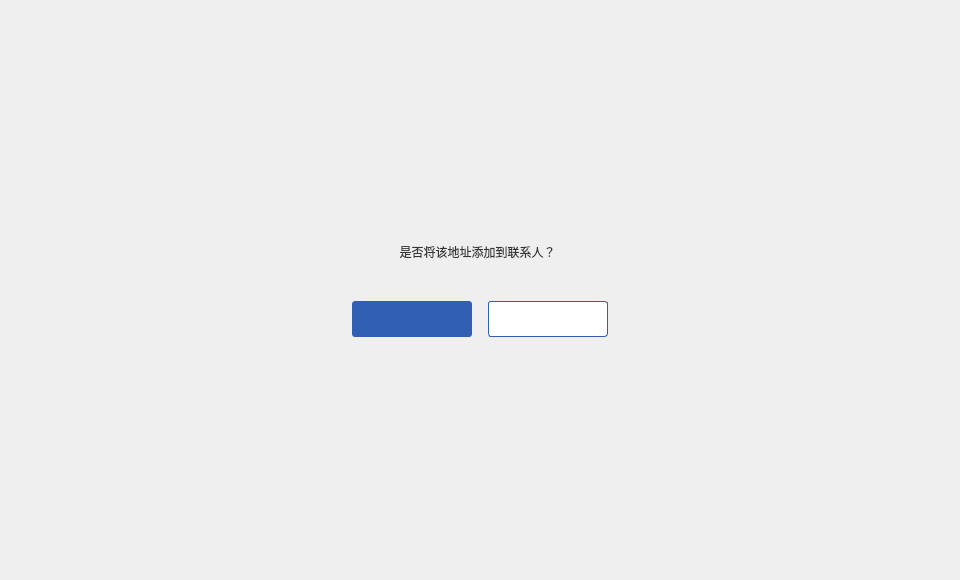
<?xml version="1.0" encoding="UTF-8"?>
<ui version="4.0">
 <class>CommonDialog</class>
 <widget class="QDialog" name="CommonDialog">
  <property name="geometry">
   <rect>
    <x>0</x>
    <y>0</y>
    <width>960</width>
    <height>580</height>
   </rect>
  </property>
  <property name="windowTitle">
   <string>Dialog</string>
  </property>
  <widget class="QWidget" name="widget" native="true">
   <property name="geometry">
    <rect>
     <x>0</x>
     <y>0</y>
     <width>960</width>
     <height>580</height>
    </rect>
   </property>
   <widget class="QWidget" name="containerWidget" native="true">
    <property name="geometry">
     <rect>
      <x>317</x>
      <y>205</y>
      <width>325</width>
      <height>170</height>
     </rect>
    </property>
    <widget class="QLabel" name="textLabel">
     <property name="geometry">
      <rect>
       <x>70</x>
       <y>0</y>
       <width>181</width>
       <height>94</height>
      </rect>
     </property>
     <property name="font">
      <font>
       <family>微软雅黑</family>
      </font>
     </property>
     <property name="styleSheet">
      <string notr="true">color: rgb(53, 53, 53);</string>
     </property>
     <property name="text">
      <string>是否将该地址添加到联系人？</string>
     </property>
     <property name="alignment">
      <set>Qt::AlignCenter</set>
     </property>
     <property name="wordWrap">
      <bool>true</bool>
     </property>
    </widget>
    <widget class="QToolButton" name="okBtn">
     <property name="geometry">
      <rect>
       <x>35</x>
       <y>96</y>
       <width>120</width>
       <height>36</height>
      </rect>
     </property>
     <property name="font">
      <font>
       <family>微软雅黑</family>
      </font>
     </property>
     <property name="cursor">
      <cursorShape>PointingHandCursor</cursorShape>
     </property>
     <property name="styleSheet">
      <string notr="true">QToolButton{background-color:rgb(47,94,178);color:#ffffff;border:none;border-radius:3px;}
QToolButton:hover{background-color:rgb(0, 26, 73);}
</string>
     </property>
     <property name="text">
      <string/>
     </property>
    </widget>
    <widget class="QToolButton" name="cancelBtn">
     <property name="geometry">
      <rect>
       <x>171</x>
       <y>96</y>
       <width>120</width>
       <height>36</height>
      </rect>
     </property>
     <property name="font">
      <font>
       <family>微软雅黑</family>
      </font>
     </property>
     <property name="cursor">
      <cursorShape>PointingHandCursor</cursorShape>
     </property>
     <property name="styleSheet">
      <string notr="true">QToolButton{background-color:#ffffff;color:#484848;border:1px solid rgb(47,94,178);border-radius:3px;}
QToolButton:hover{color:rgb(0, 26, 73);}</string>
     </property>
     <property name="text">
      <string/>
     </property>
    </widget>
   </widget>
  </widget>
 </widget>
 <resources/>
 <connections/>
</ui>
